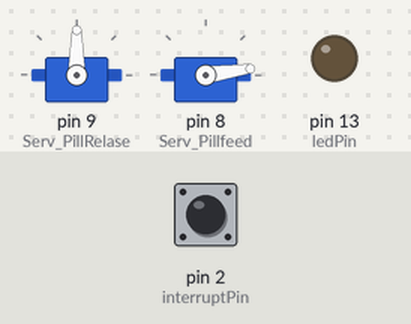
A sketch run on a simulated Arduino Uno, built with avr-gcc and run on an emulated ATmega328P. Shown: 2 × servo, output pins drawn as LEDs (lit = HIGH). Inputs (shaded band) come from the test bench; at power-on: pin 2 (interruptPin) HIGH.

Above: at 0.15 s.
At 8.87 s:
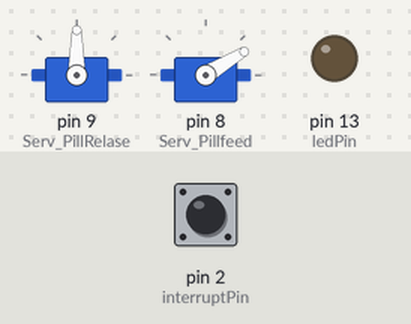
At 18.64 s:
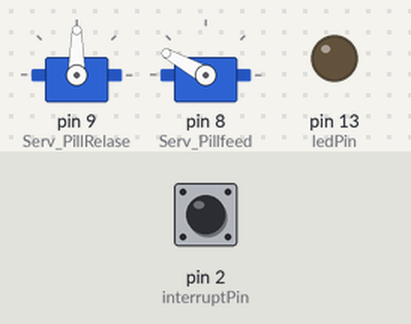
At 36.4 s:
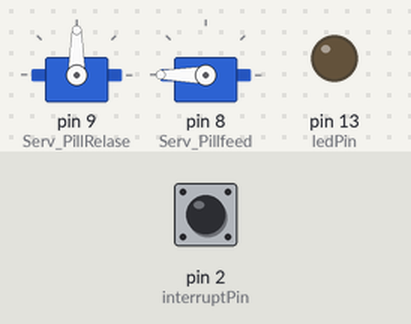
Timing chart, 0 to 40.0 s (numbered marks = the images above):
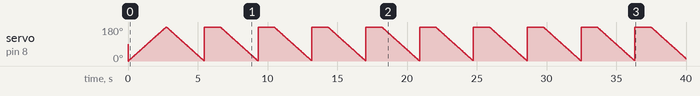

The sketch:

pillrobot_Test.ino
```cpp
#include <Servo.h>

//*** DEFINES *****************************************************************
#define VERSION "PR_Test_V1, Revision: 1.0, Compile time: " __DATE__ " " __TIME__


#define ADC_CHANNEL0_PIN A0
#define GPIO_PORT0_PIN PB0
#define USB_PORT0_PIN PC1
#define TPIC6C595_LATCH_0_PIN 2

//#Servo 1 180 = Lukket, 0 = åben-
//#Servo 2 180 = Lukket, 90 = åben

Servo Serv_PillRelase;  // create servo object to control a servo
Servo Serv_Pillfeed;  // create servo object to control a servo

const byte ledPin = 13;
const byte interruptPin = 2;
volatile byte PillFeed = LOW;

enum State_enum {STOP, FAIL, PILLFEED, PILLREALSE, VIBRATE};
enum Sensors_enum {NONE, PILLFEED_DET, SENSOR_LEFT, BOTH};


void state_machine_run(uint8_t sensors);
bool onepillfeed();
//void vibrate();


uint8_t state = STOP;

uint8_t VibrateCount = 0;
uint16_t PillOK_Count[9] = {0}; //Pill release after 0 - 8 vibration


void setup() {
    // put your setup code here, to run once:
  Serial.begin(9600);
  Serv_PillRelase.attach(9);  // attaches the servo on pin 9 to the servo object
  Serv_Pillfeed.attach(8);  // attaches the servo on pin 9 to the servo object
  pinMode(ledPin, OUTPUT);
  pinMode(interruptPin, INPUT_PULLUP);
  attachInterrupt(digitalPinToInterrupt(interruptPin), PillFeedDet, CHANGE);

  //pinMode(ADC_CHANNEL0_PIN, INPUT);
  //pinMode(GPIO_PORT0_PIN, INPUT);
  //pinMode(USB_PORT0_PIN, OUTPUT);


}

void loop(){

  if(Serial.available()> 0)
  {
  }

  state_machine_run(PILLFEED);

  delay(10);
}


void state_machine_run(uint8_t sensors)
{
  switch(state)
  {
    case STOP:
      if(sensors == NONE){
       state = STOP;
      }
      else if(sensors == PILLFEED){

        state = PILLFEED;
      }
      break;
    case FAIL:
      break;
    case PILLFEED:
      bool stat = onepillfeed();

      if(!stat){
        state = VIBRATE;
      }
      break;
    case PILLREALSE:
      if(sensors != PILLFEED_DET){
        state = VIBRATE;
      }
      break;
    case VIBRATE:
      vibrate();
      VibrateCount++;
      if (VibrateCount <= 8)
        state = PILLFEED;
      else
        state = FAIL;
      break;
  }
}


bool onepillfeed()
{
 uint8_t pos = 0;
  bool stat = false;
  //code for feedig one pill
    for (pos = 0; pos <= 180; pos += 1) { // goes from 0 degrees to 180 degrees
    // in steps of 1 degree
    Serv_Pillfeed.write(pos);              // tell servo to go to position in variable 'pos'
    delay(15);                       // waits 15ms for the servo to reach the position
  }

  for (pos = 180; pos >= 0; pos -= 1) {
    Serv_Pillfeed.write(pos);              // tell servo to go to position in variable 'pos'
    delay(15);                       // waits 15ms for the servo to reach the position
  }
  delay(100);
  stat = PillFeed;
  if(PillFeed == true)
  {
    PillFeed = false;
  }

  return  stat;
}

void PillFeedDet() {
  PillFeed = true;
}
uint8_t vibrate()
{

}
```
